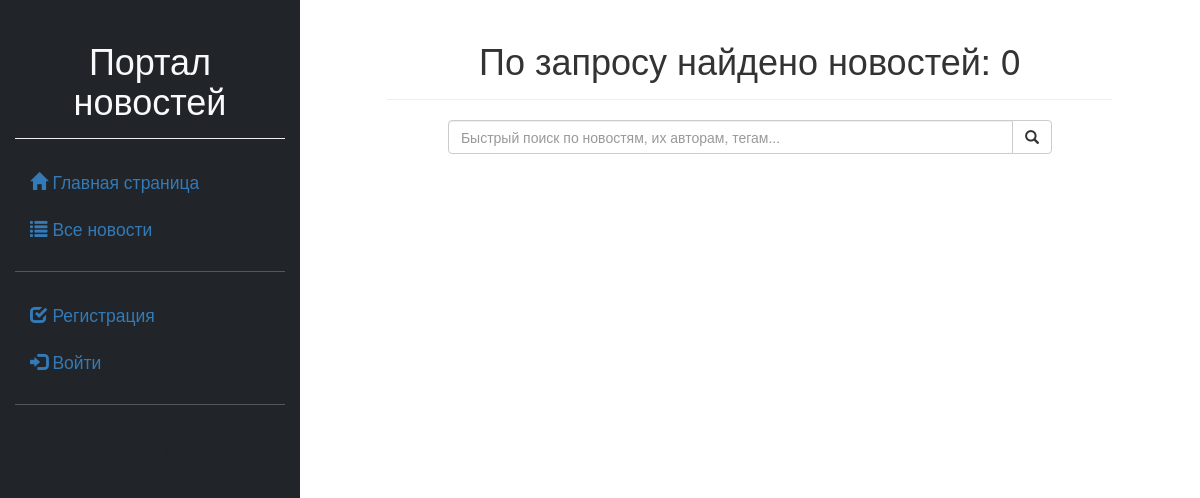
The page /news/search/author/32 on the database as committed earlier.
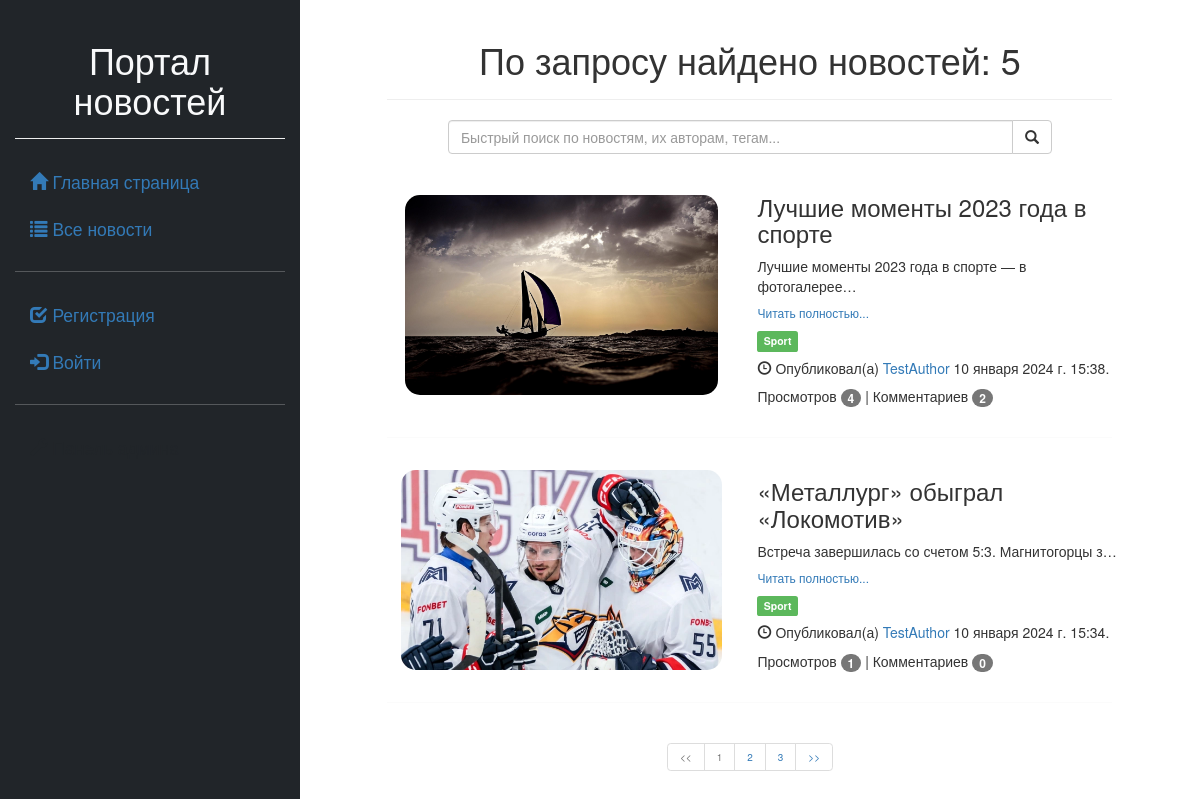
The same page on the database as committed later.
### news/models.py (models this page shows, shortened)
class Article(models.Model):
    categories = (('Ec', 'Economy'),
                  ('Sc', 'Science'),
                  ('IT', 'IT'))
    author = models.ForeignKey(User, on_delete=models.SET_NULL, null=True, verbose_name='Автор')
    title = models.CharField('Заголовок', max_length=50, default='')
    anouncement = models.TextField('Аннотация', max_length=250)
    text = models.TextField('Текст новости')
    date = models.DateTimeField('Дата создания', auto_now=True)
    tags = models.ManyToManyField(verbose_name='Тэги', to=Tag, blank=True)
    slug = models.SlugField()
    objects = models.Manager()
    today = Today()
    class Meta:
        ordering = ['title', 'date']
        verbose_name = 'Новость'
        verbose_name_plural = 'Новости'

class Image(models.Model):
    article = models.ForeignKey(Article, on_delete=models.CASCADE, related_name='images')
    title = models.CharField(max_length=50, blank=True, verbose_name='Название')
    image = models.ImageField(upload_to='news_img', verbose_name='Изображение')
    class Meta:
        ordering = ['article', 'title']
        verbose_name = 'Изображение'
        verbose_name_plural = 'Изображения'

class Tag(models.Model):
    title = models.CharField(max_length=80)
    status = models.BooleanField(default=True)
    class Meta:
        ordering = ['title', 'status']
        verbose_name = 'Тэг'
        verbose_name_plural = 'Тэги'

### news/views.py (the view)
# urls.py: path('search/<text>/<int:id>', views.news_search, name='news_search'),
def news_search(request, text, id):
    return news_index(request, text, id)

### news/templates/news/index.html (shortened to what this page needs)
{% extends 'first/base.html' %}
{% load static %}
{% load bootstrap5 %}
{% block content %}
<div class="page-header text-center">
    <h1> {{ title }} </h1>
</div>
<div class="offset-1 col-10">
    <form role="form" method="post">
        <div class="input-group">
            <input type="text" class="form-control" id="search_input" name="search"
                   placeholder="Быстрый поиск по новостям, их авторам, тегам...">
            <span class="input-group-btn">
                  <button class="btn btn-default" type="submit">
                    <span class="glyphicon glyphicon-search"></span>
                  </button>
                </span>
        </div>
    </form>
</div>
<br>
{% for article in articles %}
<div class="row">
    <div class="col-6" style="position: relative;">
        <img src="{{ article.images.all.0.image.url }}"
             style="border-radius:15px;
                    width: auto;
                    height: 200px;
                    position: absolute;
                    top: 0;
                    bottom: 0;
                    left: 0;
                    right: 0;
                    margin: auto;">
    </div>
    <div class="col-6">
        <h3>{{ article.title }} </h3>
        <p> {{ article.anouncement|truncatechars:50 }} </p>
        <h6><a href="{% url 'news_detail' article.pk %}"> Читать полностью... </a></h6>
        {% for tag in article.tags.all %}
        <td>
            <a href="{% url 'news_search' 'tags' tag.id %}">
                <span class="label label-success">{{ tag.title }}</span>
            </a>
        </td>
        {% endfor %}
        <h5>
            <span class="glyphicon glyphicon-time"></span>
            {% if article.author %}
            Опубликовал(а) <a href="{% url 'profile' article.author.id %}">{{ article.author }}</a>
            {% else %}
            Опубликовано
            {% endif %}
            {{ article.date }}.
        </h5>
        <p>
            Просмотров
            <span class="badge"> {{ article.views.count }} </span> |
            Комментариев
            <span class="badge"> {{ article.comments__count }} </span>
        </p>
    </div>
</div>
<hr>
{% endfor %}
{% if a_count > 2 %}
<div class="text-center">
    <ul class="pagination">
        {% if articles.has_previous %}
        <li class="page-item"><a class="page-link" href="?page={{ articles.previous_page_number }}"><<</a>
        </li>
        {% else %}
        <li class="page-item disabled"><a class="page-link" href="#"><<</a></li>
        {% endif %}
        {% for p in articles.paginator.page_range %}
        {% if articles.number == p %}
        <li class="page-item disabled"><a class="page-link"> {{ p }}</a></li>
        {% else %}
        <li class="page-item"><a class="page-link" href="?page={{ p }}"> {{ p }}</a></li>
        {% endif %}
        {% endfor %}
        {% if articles.has_next %}
        <li class="page-item"><a class="page-link" href="?page={{ articles.next_page_number }}">>></a></li>
        {% else %}
        <li class="page-item disabled"><a class="page-link" href="#">>></a></li>
        {% endif %}
    </ul>
</div>
{% endif %}
{% endblock %}

Rows that differ between the two databases and show on the page:
added Article: images.all.0.image (picture), title "Лучшие моменты 2023 года в спорте", anouncement "Лучшие моменты 2023 года в спорте — в фотогалерее…", author "TestAuthor", date "10 января 2024 г. 15:38", views.count "4", comments__count "2"
added Tag: title "Sport"
added Article: images.all.0.image (picture), title "«Металлург» обыграл «Локомотив»", anouncement "Встреча завершилась со счетом 5:3. Магнитогорцы з…", author "TestAuthor", date "10 января 2024 г. 15:34", views.count "1", comments__count "0"
Other text that changed with them:
{{ title }}: "По запросу найдено новостей: 0" → "По запросу найдено новостей: 5"
new list line: "1"
new list line: "2"
new list line: "3"
